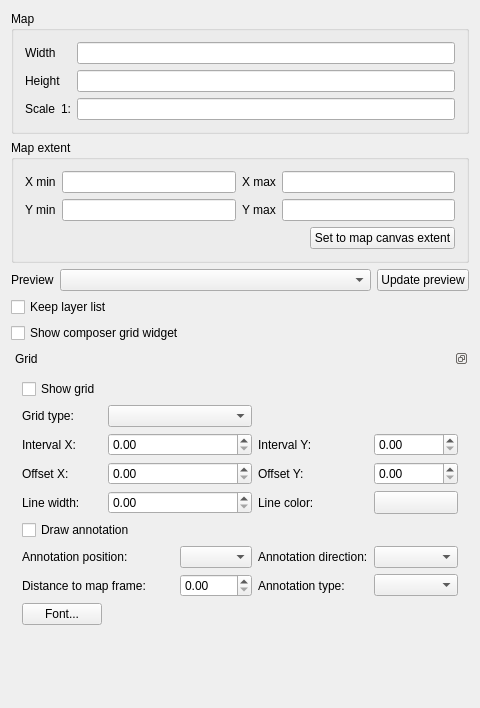
<?xml version="1.0" encoding="UTF-8"?>
<ui version="4.0">
 <class>QgsComposerMapWidgetBase</class>
 <widget class="QWidget" name="QgsComposerMapWidgetBase">
  <property name="geometry">
   <rect>
    <x>0</x>
    <y>0</y>
    <width>472</width>
    <height>708</height>
   </rect>
  </property>
  <property name="sizePolicy">
   <sizepolicy hsizetype="Expanding" vsizetype="Expanding">
    <horstretch>0</horstretch>
    <verstretch>0</verstretch>
   </sizepolicy>
  </property>
  <property name="windowTitle">
   <string>Map options</string>
  </property>
  <layout class="QGridLayout" name="gridLayout_3">
   <item row="0" column="0">
    <widget class="QGroupBox" name="mMapGroupBox">
     <property name="title">
      <string>Map</string>
     </property>
     <layout class="QGridLayout" name="gridLayout_2">
      <item row="0" column="0">
       <widget class="QLabel" name="textLabel1">
        <property name="text">
         <string>Width</string>
        </property>
        <property name="wordWrap">
         <bool>true</bool>
        </property>
        <property name="buddy">
         <cstring>mWidthLineEdit</cstring>
        </property>
       </widget>
      </item>
      <item row="0" column="1">
       <widget class="QLineEdit" name="mWidthLineEdit"/>
      </item>
      <item row="1" column="0">
       <widget class="QLabel" name="label_3">
        <property name="text">
         <string>Height</string>
        </property>
       </widget>
      </item>
      <item row="1" column="1">
       <widget class="QLineEdit" name="mHeightLineEdit"/>
      </item>
      <item row="2" column="0">
       <layout class="QHBoxLayout" name="horizontalLayout">
        <item>
         <widget class="QLabel" name="label_2">
          <property name="sizePolicy">
           <sizepolicy hsizetype="Preferred" vsizetype="Preferred">
            <horstretch>0</horstretch>
            <verstretch>0</verstretch>
           </sizepolicy>
          </property>
          <property name="text">
           <string>Scale</string>
          </property>
          <property name="wordWrap">
           <bool>true</bool>
          </property>
         </widget>
        </item>
        <item>
         <widget class="QLabel" name="label">
          <property name="text">
           <string>1:</string>
          </property>
         </widget>
        </item>
       </layout>
      </item>
      <item row="2" column="1">
       <widget class="QLineEdit" name="mScaleLineEdit">
        <property name="inputMask">
         <string/>
        </property>
       </widget>
      </item>
     </layout>
    </widget>
   </item>
   <item row="1" column="0">
    <widget class="QGroupBox" name="mMapExtentGroupBox">
     <property name="title">
      <string>Map extent</string>
     </property>
     <layout class="QVBoxLayout" name="verticalLayout">
      <item>
       <layout class="QGridLayout" name="gridLayout_4">
        <item row="0" column="1">
         <widget class="QLineEdit" name="mXMinLineEdit"/>
        </item>
        <item row="0" column="0">
         <widget class="QLabel" name="mXMinLabel">
          <property name="enabled">
           <bool>true</bool>
          </property>
          <property name="text">
           <string>X min</string>
          </property>
          <property name="buddy">
           <cstring>mXMinLineEdit</cstring>
          </property>
         </widget>
        </item>
        <item row="1" column="1">
         <widget class="QLineEdit" name="mYMinLineEdit"/>
        </item>
        <item row="1" column="0">
         <widget class="QLabel" name="mYMinLabel">
          <property name="text">
           <string>Y min</string>
          </property>
          <property name="buddy">
           <cstring>mYMinLineEdit</cstring>
          </property>
         </widget>
        </item>
        <item row="0" column="3">
         <widget class="QLineEdit" name="mXMaxLineEdit"/>
        </item>
        <item row="1" column="3">
         <widget class="QLineEdit" name="mYMaxLineEdit"/>
        </item>
        <item row="0" column="2">
         <widget class="QLabel" name="mXMaxLabel">
          <property name="text">
           <string>X max</string>
          </property>
          <property name="buddy">
           <cstring>mXMaxLineEdit</cstring>
          </property>
         </widget>
        </item>
        <item row="1" column="2">
         <widget class="QLabel" name="mYMaxLabel">
          <property name="text">
           <string>Y max</string>
          </property>
          <property name="buddy">
           <cstring>mYMaxLineEdit</cstring>
          </property>
         </widget>
        </item>
       </layout>
      </item>
      <item>
       <layout class="QHBoxLayout" name="horizontalLayout_5">
        <item>
         <spacer>
          <property name="orientation">
           <enum>Qt::Horizontal</enum>
          </property>
          <property name="sizeHint" stdset="0">
           <size>
            <width>311</width>
            <height>20</height>
           </size>
          </property>
         </spacer>
        </item>
        <item>
         <widget class="QPushButton" name="mSetToMapCanvasExtentButton">
          <property name="sizePolicy">
           <sizepolicy hsizetype="Minimum" vsizetype="Fixed">
            <horstretch>0</horstretch>
            <verstretch>0</verstretch>
           </sizepolicy>
          </property>
          <property name="text">
           <string>Set to map canvas extent</string>
          </property>
         </widget>
        </item>
       </layout>
      </item>
     </layout>
    </widget>
   </item>
   <item row="2" column="0">
    <layout class="QHBoxLayout" name="horizontalLayout_2">
     <item>
      <widget class="QLabel" name="mPreviewModeLabel">
       <property name="text">
        <string>Preview</string>
       </property>
       <property name="wordWrap">
        <bool>true</bool>
       </property>
       <property name="buddy">
        <cstring>mPreviewModeComboBox</cstring>
       </property>
      </widget>
     </item>
     <item>
      <widget class="QComboBox" name="mPreviewModeComboBox">
       <property name="sizePolicy">
        <sizepolicy hsizetype="Expanding" vsizetype="Fixed">
         <horstretch>0</horstretch>
         <verstretch>0</verstretch>
        </sizepolicy>
       </property>
      </widget>
     </item>
     <item>
      <widget class="QPushButton" name="mUpdatePreviewButton">
       <property name="text">
        <string>Update preview</string>
       </property>
      </widget>
     </item>
    </layout>
   </item>
   <item row="3" column="0">
    <widget class="QCheckBox" name="mKeepLayerListCheckBox">
     <property name="text">
      <string>Keep layer list</string>
     </property>
    </widget>
   </item>
   <item row="4" column="0">
    <widget class="QCheckBox" name="mShowGridDialogCheckBox">
     <property name="text">
      <string>Show composer grid widget</string>
     </property>
    </widget>
   </item>
   <item row="5" column="0">
    <widget class="QDockWidget" name="mGridDockWidget">
     <property name="floating">
      <bool>true</bool>
     </property>
     <property name="features">
      <set>QDockWidget::DockWidgetFloatable|QDockWidget::DockWidgetMovable</set>
     </property>
     <property name="windowTitle">
      <string>Grid</string>
     </property>
     <widget class="QWidget" name="dockWidgetContents">
      <layout class="QGridLayout" name="gridLayout">
       <item row="0" column="0">
        <widget class="QCheckBox" name="mGridCheckBox">
         <property name="text">
          <string>Show grid</string>
         </property>
        </widget>
       </item>
       <item row="1" column="0">
        <widget class="QLabel" name="mGridTypeLabel">
         <property name="text">
          <string>Grid type:</string>
         </property>
        </widget>
       </item>
       <item row="1" column="1" colspan="2">
        <widget class="QComboBox" name="mGridTypeComboBox"/>
       </item>
       <item row="2" column="0">
        <widget class="QLabel" name="mIntervalXLabel">
         <property name="text">
          <string>Interval X:</string>
         </property>
        </widget>
       </item>
       <item row="2" column="1" colspan="2">
        <widget class="QDoubleSpinBox" name="mIntervalXSpinBox">
         <property name="maximum">
          <double>999999.000000000000000</double>
         </property>
        </widget>
       </item>
       <item row="2" column="3">
        <widget class="QLabel" name="mIntervalYLabel">
         <property name="text">
          <string>Interval Y:</string>
         </property>
        </widget>
       </item>
       <item row="2" column="4">
        <widget class="QDoubleSpinBox" name="mIntervalYSpinBox">
         <property name="maximum">
          <double>9999999.000000000000000</double>
         </property>
        </widget>
       </item>
       <item row="3" column="0">
        <widget class="QLabel" name="mOffsetXLabel">
         <property name="text">
          <string>Offset X:</string>
         </property>
        </widget>
       </item>
       <item row="3" column="1" colspan="2">
        <widget class="QDoubleSpinBox" name="mOffsetXSpinBox">
         <property name="maximum">
          <double>9999999.000000000000000</double>
         </property>
        </widget>
       </item>
       <item row="3" column="3">
        <widget class="QLabel" name="mOffsetYLabel">
         <property name="text">
          <string>Offset Y:</string>
         </property>
        </widget>
       </item>
       <item row="3" column="4">
        <widget class="QDoubleSpinBox" name="mOffsetYSpinBox">
         <property name="maximum">
          <double>9999999.000000000000000</double>
         </property>
        </widget>
       </item>
       <item row="4" column="0">
        <widget class="QLabel" name="mLineWidthLabel">
         <property name="text">
          <string>Line width:</string>
         </property>
        </widget>
       </item>
       <item row="4" column="1" colspan="2">
        <widget class="QDoubleSpinBox" name="mLineWidthSpinBox"/>
       </item>
       <item row="4" column="3">
        <widget class="QLabel" name="mLineColorLabel">
         <property name="text">
          <string>Line color:</string>
         </property>
        </widget>
       </item>
       <item row="4" column="4">
        <widget class="QgsColorButton" name="mLineColorButton">
         <property name="sizePolicy">
          <sizepolicy hsizetype="Preferred" vsizetype="Preferred">
           <horstretch>0</horstretch>
           <verstretch>0</verstretch>
          </sizepolicy>
         </property>
         <property name="text">
          <string/>
         </property>
        </widget>
       </item>
       <item row="5" column="0" colspan="2">
        <widget class="QCheckBox" name="mDrawAnnotationCheckBox">
         <property name="text">
          <string>Draw annotation</string>
         </property>
        </widget>
       </item>
       <item row="6" column="0" colspan="2">
        <widget class="QLabel" name="mAnnotationPositionLabel">
         <property name="text">
          <string>Annotation position:</string>
         </property>
        </widget>
       </item>
       <item row="6" column="2">
        <widget class="QComboBox" name="mAnnotationPositionComboBox"/>
       </item>
       <item row="6" column="3">
        <widget class="QLabel" name="mAnnotationDirectionLabel">
         <property name="frameShape">
          <enum>QFrame::NoFrame</enum>
         </property>
         <property name="text">
          <string>Annotation direction:</string>
         </property>
        </widget>
       </item>
       <item row="6" column="4">
        <widget class="QComboBox" name="mAnnotationDirectionComboBox"/>
       </item>
       <item row="7" column="0" colspan="2">
        <widget class="QLabel" name="mDistanceToFrameLabel">
         <property name="text">
          <string>Distance to map frame:</string>
         </property>
        </widget>
       </item>
       <item row="7" column="2">
        <widget class="QDoubleSpinBox" name="mDistanceToMapFrameSpinBox"/>
       </item>
       <item row="7" column="3">
        <widget class="QLabel" name="mAnnotationTypeLabel">
         <property name="text">
          <string>Annotation type:</string>
         </property>
        </widget>
       </item>
       <item row="7" column="4">
        <widget class="QComboBox" name="mAnnotationTypeComboBox"/>
       </item>
       <item row="8" column="0">
        <widget class="QPushButton" name="mAnnotationFontButton">
         <property name="text">
          <string>Font...</string>
         </property>
        </widget>
       </item>
      </layout>
     </widget>
    </widget>
   </item>
   <item row="6" column="0">
    <spacer>
     <property name="orientation">
      <enum>Qt::Vertical</enum>
     </property>
     <property name="sizeHint" stdset="0">
      <size>
       <width>458</width>
       <height>31</height>
      </size>
     </property>
    </spacer>
   </item>
  </layout>
 </widget>
 <layoutdefault spacing="6" margin="11"/>
 <customwidgets>
  <customwidget>
   <class>QgsColorButton</class>
   <extends>QToolButton</extends>
   <header>qgscolorbutton.h</header>
  </customwidget>
 </customwidgets>
 <tabstops>
  <tabstop>mXMinLineEdit</tabstop>
  <tabstop>mXMaxLineEdit</tabstop>
  <tabstop>mYMinLineEdit</tabstop>
  <tabstop>mYMaxLineEdit</tabstop>
  <tabstop>mSetToMapCanvasExtentButton</tabstop>
  <tabstop>mKeepLayerListCheckBox</tabstop>
 </tabstops>
 <resources/>
 <connections/>
</ui>
